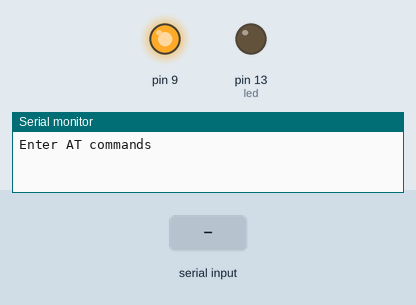
The sketch below on a simulated Arduino Uno, built with avr-gcc and run on an emulated ATmega328P. Shown: output pins drawn as LEDs (lit = HIGH), the last lines printed to the serial monitor. The test bench sets the inputs (shaded band).

Above: at 1.2 s.
1.3 s: "1" received over the second serial link
At 1.7 s:
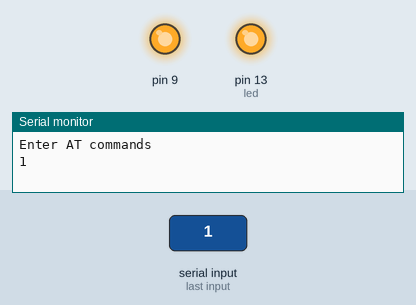
Timing chart, 0 to 4.3 s (numbered marks = the images above; inputs shaded):
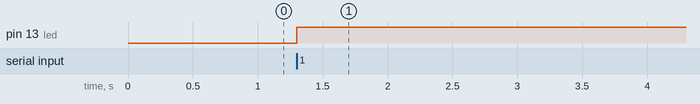

Measured:
- after the input at 1.3 s, pin 13 (led): LOW → HIGH at once

The sketch:

bluetooth_config.ino
```cpp
#define led 13
#include<SoftwareSerial.h>
SoftwareSerial mySerial(10,11);//RX,TX CONNECT (10,11) RX WITH TX OF HC05 AND VICE-VERSA FOR TRANSFER...
void setup() {
  // put your setup code here, to run once:
  Serial.begin(9600);
  mySerial.begin(38400);//hc05 baud rate at AT command mode
  pinMode(led,OUTPUT);
  pinMode(9,OUTPUT);
  digitalWrite(9,HIGH);
  Serial.println("Enter AT commands");
}

void loop() {
  // put your main code here, to run repeatedly:
  if(mySerial.available())
  {
    Serial.write(mySerial.read());
    digitalWrite(led,HIGH);
  }
  else if(Serial.available())
  {
    mySerial.write(Serial.read());
    digitalWrite(led,HIGH);
  }
}
```
